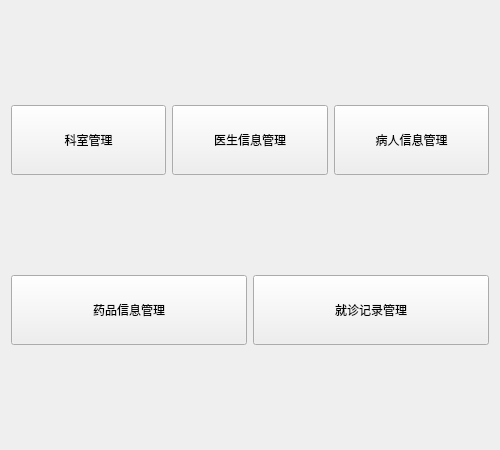
<?xml version="1.0" encoding="UTF-8"?>
<ui version="4.0">
 <class>WelcomeView</class>
 <widget class="QWidget" name="WelcomeView">
  <property name="geometry">
   <rect>
    <x>0</x>
    <y>0</y>
    <width>500</width>
    <height>450</height>
   </rect>
  </property>
  <property name="windowTitle">
   <string>欢迎</string>
  </property>
  <layout class="QVBoxLayout" name="verticalLayout">
   <item>
    <layout class="QHBoxLayout" name="buttonLayoutTop"/>
   </item>
   <item>
    <layout class="QHBoxLayout" name="horizontalLayout">
     <item>
      <widget class="QPushButton" name="btnDepartmentManagement">
       <property name="minimumSize">
        <size>
         <width>120</width>
         <height>70</height>
        </size>
       </property>
       <property name="text">
        <string>科室管理</string>
       </property>
      </widget>
     </item>
     <item>
      <widget class="QPushButton" name="btnDoctorManagement">
       <property name="minimumSize">
        <size>
         <width>120</width>
         <height>70</height>
        </size>
       </property>
       <property name="text">
        <string>医生信息管理</string>
       </property>
      </widget>
     </item>
     <item>
      <widget class="QPushButton" name="btnPatientManagement">
       <property name="minimumSize">
        <size>
         <width>120</width>
         <height>70</height>
        </size>
       </property>
       <property name="text">
        <string>病人信息管理</string>
       </property>
      </widget>
     </item>
    </layout>
   </item>
   <item>
    <layout class="QHBoxLayout" name="horizontalLayout_2">
     <item>
      <widget class="QPushButton" name="btnMedicineManagement">
       <property name="minimumSize">
        <size>
         <width>120</width>
         <height>70</height>
        </size>
       </property>
       <property name="text">
        <string>药品信息管理</string>
       </property>
      </widget>
     </item>
     <item>
      <widget class="QPushButton" name="btnVisitRecordManagement">
       <property name="minimumSize">
        <size>
         <width>120</width>
         <height>70</height>
        </size>
       </property>
       <property name="text">
        <string>就诊记录管理</string>
       </property>
      </widget>
     </item>
    </layout>
   </item>
  </layout>
 </widget>
 <resources/>
 <connections/>
</ui>
